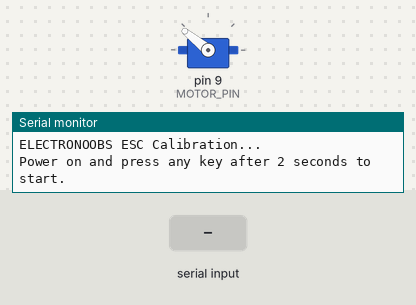
Simulated run of this sketch. Board: Arduino Uno, built with avr-gcc and run on an emulated ATmega328P. Parts: servo, the last lines printed to the serial monitor. The inputs (shaded band) are chosen by the test bench.

Above: at 0.8 s.
0.9 s: "90,45\n" received over Serial
At 1.5 s:
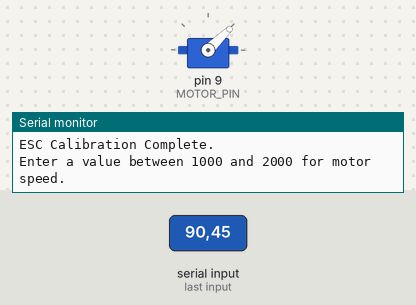
Timing chart, 0 to 3.9 s (numbered marks = the images above; inputs shaded):
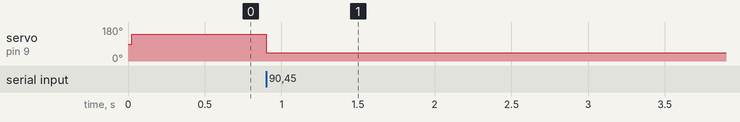

Measured:
- after the input at 0.9 s, servo on pin 9 (MOTOR_PIN): 141° → 44° at once

The sketch:

ESC_calibrate.ino
```cpp
#include <Servo.h>

#define MAX_SIGNAL 2000
#define MIN_SIGNAL 1000
#define MOTOR_PIN 9

Servo motor;

void setup() {
  Serial.begin(9600);
  Serial.println("ELECTRONOOBS ESC Calibration...");
  motor.attach(MOTOR_PIN);

  // Inform the user about the calibration procedure
  Serial.println("Power on and press any key after 2 seconds to start.");

  motor.writeMicroseconds(MAX_SIGNAL);  // Max output for ESC calibration
  while (!Serial.available());  // Wait for user input
  Serial.read();  // Clear the input buffer

  motor.writeMicroseconds(MIN_SIGNAL);  // Min output to complete calibration
  Serial.println("ESC Calibration Complete.");
  Serial.println("Enter a value between 1000 and 2000 for motor speed.");
}

void loop() {
  if (Serial.available() > 0) {
    int DELAY = Serial.parseInt();
    if (DELAY >= 1000 && DELAY <= 2000) {
      motor.writeMicroseconds(DELAY);
      float SPEED = (DELAY - 1000) / 10.0;
      Serial.print("Motor speed: ");
      Serial.print(SPEED);
      Serial.println("%");
    }
  }
}
```
